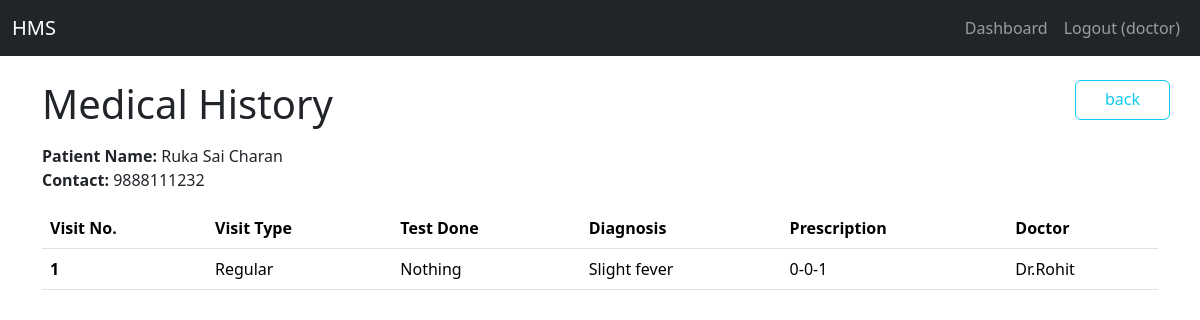
The app's page /doctor/patient_history/1 (signed in), older data.
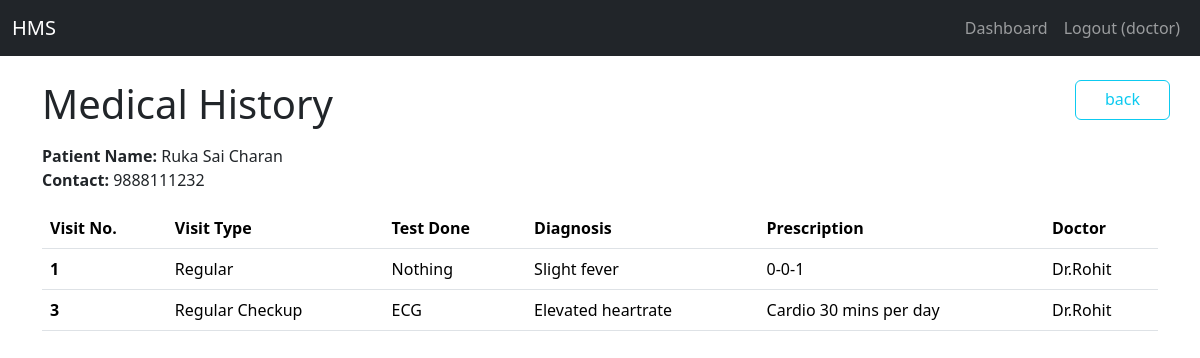
The same page, newer data.
### models.py (models this page shows)
class Doctor(db.Model):
    id = db.Column(db.Integer, primary_key=True)
    user_id = db.Column(db.Integer, db.ForeignKey('user.id'), nullable=False)
    department_id = db.Column(db.Integer, db.ForeignKey('department.id'), nullable=False)
    name = db.Column(db.String(100), nullable=False)
    dob = db.Column(db.DateTime, nullable=False)
    experience = db.Column(db.Integer, nullable=False)
    specialization = db.Column(db.String(100), nullable=False)
    qualifications = db.Column(db.String(100), nullable=True)
    availability = db.Column(db.String(200), default='{}')

class Appointment(db.Model):
    id = db.Column(db.Integer, primary_key=True)
    patient_id = db.Column(db.Integer, db.ForeignKey('patient.id'), nullable=False)
    doctor_id = db.Column(db.Integer, db.ForeignKey('doctor.id'), nullable=False)
    appointment_date = db.Column(db.String(100), nullable=False)
    status = db.Column(db.String(50), default='Booked') # e.g., Booked, Completed, Cancelled

class Treatment(db.Model):
    id = db.Column(db.Integer, primary_key=True)
    appointment_id = db.Column(db.Integer, db.ForeignKey('appointment.id'), nullable=False)
    visit_type =  db.Column(db.String(50), default='Routine', nullable=False)
    test_done = db.Column(db.String(50), nullable=False)
    diagnosis = db.Column(db.String(100), nullable=False)
    prescription = db.Column(db.Text, nullable=False)

### app.py (the view)
@app.route('/doctor/patient_history/<int:patient_id>')
def patient_history(patient_id):
    if 'user_id' not in session or session.get('role') != 'doctor':
        flash('Please log in as a doctor.')
        return redirect(url_for('login'))
    patient = Patient.query.get_or_404(patient_id)
    doctor = Doctor.query.filter_by(user_id=session['user_id']).first()
    all_appts = Appointment.query.filter_by(
        patient_id=patient.id,
        status="Completed"
    ).all()
    history = []
    for appt in all_appts:
        treatment = Treatment.query.filter_by(appointment_id=appt.id).first()
        doctor_treated = Doctor.query.filter_by(id=appt.doctor_id).first()
        print("Doctor Treated: ", doctor)
        history.append({
            'appointment': appt,
            'treatment': treatment,  # This will be None if not completed
            'doctor': doctor
        })
    print(history)
    return render_template(
        'patient_history.html',
        patient=patient,
        history=history
    )

### templates/patient_history.html
{% extends "base.html" %}
{% block content %}
    <div class="row my-2">
        <div class="col-11">
            <h1>Medical History</h1>
        </div>
        <a href="{{ url_for('doctor_dashboard') }}" class="btn btn-outline-info mb-3 col-1">back</a>
    </div>
    <p><strong>Patient Name:</strong> {{ patient.name }}<br/>
    <strong>Contact:</strong> {{ patient.contact }}</p>
    {% if not history %}
        <p>No appointment history found for this patient</p>
    {% else %}
        <table class="table">
            <thead>
                <tr>
                <th scope="col">Visit No.</th>
                <th scope="col">Visit Type</th>
                <th scope="col">Test Done</th>
                <th scope="col">Diagnosis</th>
                <th scope="col">Prescription</th>
                <th scope="col">Doctor</th>
                </tr>
            </thead>
            <tbody>
            {% for item in history %}
                <tr>
                    <th scope="row">{{item.appointment.id}}</th>
                    <td>{{item.treatment.visit_type}}</td>
                    <td>{{item.treatment.test_done}}</td>
                    <td>{{item.treatment.diagnosis}}</td>
                    <td>{{item.treatment.prescription}}</td>
                    <td>Dr.{{item.doctor.name}}</td>
                </tr>
            {% endfor %}
            </tbody>
        </table>
    {% endif %}
{% endblock %}

Row changes from the older to the newer data that the page shows:
added Appointment: appointment.id "3"
added Treatment: treatment.visit_type "Regular Checkup", treatment.test_done "ECG", treatment.diagnosis "Elevated heartrate", treatment.prescription "Cardio 30 mins per day"
Text that changed along with them:
new list line: "Dr."
new list line: "Rohit"
